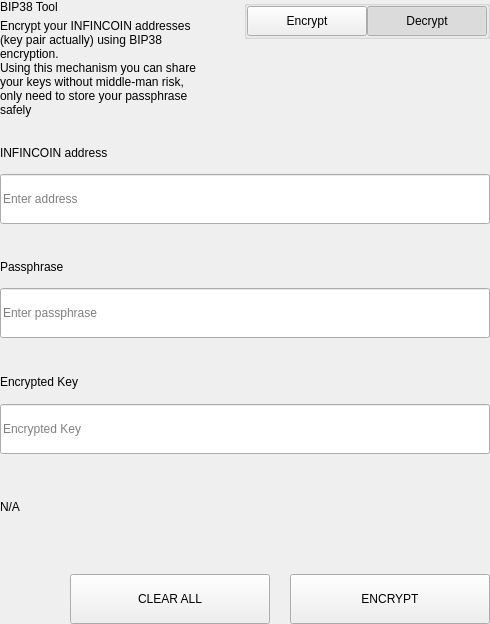
<?xml version="1.0" encoding="UTF-8"?>
<ui version="4.0">
 <class>SettingsBitToolWidget</class>
 <widget class="QWidget" name="SettingsBitToolWidget">
  <property name="geometry">
   <rect>
    <x>0</x>
    <y>0</y>
    <width>490</width>
    <height>624</height>
   </rect>
  </property>
  <property name="windowTitle">
   <string>Form</string>
  </property>
  <layout class="QVBoxLayout" name="verticalLayout">
   <property name="spacing">
    <number>0</number>
   </property>
   <property name="leftMargin">
    <number>0</number>
   </property>
   <property name="topMargin">
    <number>0</number>
   </property>
   <property name="rightMargin">
    <number>0</number>
   </property>
   <property name="bottomMargin">
    <number>0</number>
   </property>
   <item>
    <widget class="QWidget" name="left" native="true">
     <layout class="QVBoxLayout" name="verticalLayout_3">
      <property name="leftMargin">
       <number>0</number>
      </property>
      <property name="topMargin">
       <number>0</number>
      </property>
      <property name="rightMargin">
       <number>0</number>
      </property>
      <property name="bottomMargin">
       <number>0</number>
      </property>
      <item>
       <layout class="QVBoxLayout" name="verticalLayout_2">
        <property name="spacing">
         <number>0</number>
        </property>
        <item>
         <layout class="QHBoxLayout" name="horizontalLayout_3" stretch="3,1">
          <property name="spacing">
           <number>40</number>
          </property>
          <item>
           <layout class="QVBoxLayout" name="verticalLayoutTitle">
            <property name="spacing">
             <number>5</number>
            </property>
            <item>
             <widget class="QLabel" name="labelTitle">
              <property name="text">
               <string>BIP38 Tool</string>
              </property>
             </widget>
            </item>
            <item>
             <widget class="QLabel" name="labelSubtitle1">
              <property name="text">
               <string>Encrypt your INFINCOIN addresses (key pair actually) using BIP38 encryption.
Using this mechanism you can share your keys without middle-man risk, only need to store your passphrase safely</string>
              </property>
              <property name="wordWrap">
               <bool>true</bool>
              </property>
             </widget>
            </item>
           </layout>
          </item>
          <item alignment="Qt::AlignTop">
           <widget class="QGroupBox" name="groupBox">
            <property name="title">
             <string/>
            </property>
            <property name="alignment">
             <set>Qt::AlignLeading|Qt::AlignLeft|Qt::AlignTop</set>
            </property>
            <layout class="QHBoxLayout" name="horizontalLayout_4">
             <property name="spacing">
              <number>0</number>
             </property>
             <property name="leftMargin">
              <number>0</number>
             </property>
             <property name="topMargin">
              <number>0</number>
             </property>
             <property name="rightMargin">
              <number>0</number>
             </property>
             <property name="bottomMargin">
              <number>0</number>
             </property>
             <item>
              <spacer name="horizontalSpacer">
               <property name="orientation">
                <enum>Qt::Horizontal</enum>
               </property>
               <property name="sizeHint" stdset="0">
                <size>
                 <width>40</width>
                 <height>20</height>
                </size>
               </property>
              </spacer>
             </item>
             <item>
              <widget class="QPushButton" name="pushLeft">
               <property name="minimumSize">
                <size>
                 <width>120</width>
                 <height>30</height>
                </size>
               </property>
               <property name="maximumSize">
                <size>
                 <width>120</width>
                 <height>30</height>
                </size>
               </property>
               <property name="focusPolicy">
                <enum>Qt::NoFocus</enum>
               </property>
               <property name="text">
                <string>Encrypt</string>
               </property>
               <property name="checkable">
                <bool>true</bool>
               </property>
               <property name="autoExclusive">
                <bool>true</bool>
               </property>
              </widget>
             </item>
             <item>
              <widget class="QPushButton" name="pushRight">
               <property name="minimumSize">
                <size>
                 <width>120</width>
                 <height>30</height>
                </size>
               </property>
               <property name="maximumSize">
                <size>
                 <width>120</width>
                 <height>30</height>
                </size>
               </property>
               <property name="focusPolicy">
                <enum>Qt::NoFocus</enum>
               </property>
               <property name="text">
                <string>Decrypt</string>
               </property>
               <property name="checkable">
                <bool>true</bool>
               </property>
               <property name="checked">
                <bool>true</bool>
               </property>
               <property name="autoExclusive">
                <bool>true</bool>
               </property>
              </widget>
             </item>
            </layout>
           </widget>
          </item>
         </layout>
        </item>
        <item>
         <widget class="QStackedWidget" name="stackedWidget">
          <property name="currentIndex">
           <number>1</number>
          </property>
          <widget class="QWidget" name="pageDecrypt">
           <layout class="QVBoxLayout" name="verticalLayout_5">
            <property name="spacing">
             <number>0</number>
            </property>
            <property name="leftMargin">
             <number>0</number>
            </property>
            <property name="topMargin">
             <number>0</number>
            </property>
            <property name="rightMargin">
             <number>0</number>
            </property>
            <property name="bottomMargin">
             <number>0</number>
            </property>
            <item>
             <widget class="QWidget" name="widget" native="true">
              <property name="minimumSize">
               <size>
                <width>0</width>
                <height>100</height>
               </size>
              </property>
              <layout class="QVBoxLayout" name="verticalLayout_4">
               <property name="spacing">
                <number>0</number>
               </property>
               <property name="leftMargin">
                <number>0</number>
               </property>
               <property name="topMargin">
                <number>0</number>
               </property>
               <property name="rightMargin">
                <number>0</number>
               </property>
               <property name="bottomMargin">
                <number>0</number>
               </property>
               <item>
                <spacer name="verticalSpacer_2">
                 <property name="orientation">
                  <enum>Qt::Vertical</enum>
                 </property>
                 <property name="sizeType">
                  <enum>QSizePolicy::Fixed</enum>
                 </property>
                 <property name="sizeHint" stdset="0">
                  <size>
                   <width>20</width>
                   <height>20</height>
                  </size>
                 </property>
                </spacer>
               </item>
               <item>
                <layout class="QHBoxLayout" name="horizontalLayout_6" stretch="2">
                 <property name="spacing">
                  <number>0</number>
                 </property>
                 <item>
                  <layout class="QVBoxLayout" name="verticalLayout_7">
                   <property name="spacing">
                    <number>9</number>
                   </property>
                   <item>
                    <widget class="QLabel" name="labelSubtitleKey">
                     <property name="minimumSize">
                      <size>
                       <width>0</width>
                       <height>20</height>
                      </size>
                     </property>
                     <property name="maximumSize">
                      <size>
                       <width>16777215</width>
                       <height>20</height>
                      </size>
                     </property>
                     <property name="text">
                      <string>Encrypted key</string>
                     </property>
                    </widget>
                   </item>
                   <item>
                    <widget class="QLineEdit" name="lineEditKey">
                     <property name="minimumSize">
                      <size>
                       <width>0</width>
                       <height>50</height>
                      </size>
                     </property>
                     <property name="maximumSize">
                      <size>
                       <width>16777215</width>
                       <height>50</height>
                      </size>
                     </property>
                     <property name="placeholderText">
                      <string>Enter a encrypted key</string>
                     </property>
                    </widget>
                   </item>
                  </layout>
                 </item>
                </layout>
               </item>
               <item>
                <spacer name="verticalSpacer_3">
                 <property name="orientation">
                  <enum>Qt::Vertical</enum>
                 </property>
                 <property name="sizeType">
                  <enum>QSizePolicy::Fixed</enum>
                 </property>
                 <property name="sizeHint" stdset="0">
                  <size>
                   <width>20</width>
                   <height>20</height>
                  </size>
                 </property>
                </spacer>
               </item>
               <item>
                <layout class="QVBoxLayout" name="verticalLayout_9">
                 <property name="spacing">
                  <number>9</number>
                 </property>
                 <item>
                  <widget class="QLabel" name="labelSubtitlePassphrase">
                   <property name="maximumSize">
                    <size>
                     <width>16777215</width>
                     <height>20</height>
                    </size>
                   </property>
                   <property name="text">
                    <string>Passphrase</string>
                   </property>
                  </widget>
                 </item>
                 <item>
                  <widget class="QLineEdit" name="lineEditPassphrase">
                   <property name="minimumSize">
                    <size>
                     <width>0</width>
                     <height>50</height>
                    </size>
                   </property>
                   <property name="maximumSize">
                    <size>
                     <width>16777215</width>
                     <height>50</height>
                    </size>
                   </property>
                   <property name="placeholderText">
                    <string>Enter a passphrase</string>
                   </property>
                  </widget>
                 </item>
                </layout>
               </item>
               <item>
                <spacer name="verticalSpacer_4">
                 <property name="orientation">
                  <enum>Qt::Vertical</enum>
                 </property>
                 <property name="sizeType">
                  <enum>QSizePolicy::Fixed</enum>
                 </property>
                 <property name="sizeHint" stdset="0">
                  <size>
                   <width>20</width>
                   <height>20</height>
                  </size>
                 </property>
                </spacer>
               </item>
               <item>
                <widget class="QWidget" name="widget_3" native="true">
                 <property name="sizePolicy">
                  <sizepolicy hsizetype="Preferred" vsizetype="Fixed">
                   <horstretch>0</horstretch>
                   <verstretch>0</verstretch>
                  </sizepolicy>
                 </property>
                 <layout class="QVBoxLayout" name="verticalLayout_10">
                  <property name="spacing">
                   <number>9</number>
                  </property>
                  <property name="leftMargin">
                   <number>0</number>
                  </property>
                  <property name="topMargin">
                   <number>0</number>
                  </property>
                  <property name="rightMargin">
                   <number>0</number>
                  </property>
                  <property name="bottomMargin">
                   <number>0</number>
                  </property>
                  <item>
                   <widget class="QLabel" name="labelSubtitleDecryptResult">
                    <property name="minimumSize">
                     <size>
                      <width>0</width>
                      <height>20</height>
                     </size>
                    </property>
                    <property name="maximumSize">
                     <size>
                      <width>16777215</width>
                      <height>20</height>
                     </size>
                    </property>
                    <property name="text">
                     <string>Decrypted address result</string>
                    </property>
                   </widget>
                  </item>
                  <item>
                   <widget class="QWidget" name="widget_4" native="true">
                    <layout class="QHBoxLayout" name="horizontalLayout" stretch="6,0,1">
                     <property name="spacing">
                      <number>0</number>
                     </property>
                     <property name="leftMargin">
                      <number>0</number>
                     </property>
                     <property name="topMargin">
                      <number>0</number>
                     </property>
                     <property name="rightMargin">
                      <number>0</number>
                     </property>
                     <property name="bottomMargin">
                      <number>0</number>
                     </property>
                     <item alignment="Qt::AlignVCenter">
                      <widget class="QLineEdit" name="lineEditDecryptResult">
                       <property name="minimumSize">
                        <size>
                         <width>0</width>
                         <height>50</height>
                        </size>
                       </property>
                       <property name="maximumSize">
                        <size>
                         <width>16777215</width>
                         <height>50</height>
                        </size>
                       </property>
                       <property name="placeholderText">
                        <string>Decrypted Address</string>
                       </property>
                      </widget>
                     </item>
                     <item>
                      <spacer name="horizontalSpacer_4">
                       <property name="orientation">
                        <enum>Qt::Horizontal</enum>
                       </property>
                       <property name="sizeType">
                        <enum>QSizePolicy::Fixed</enum>
                       </property>
                       <property name="sizeHint" stdset="0">
                        <size>
                         <width>20</width>
                         <height>50</height>
                        </size>
                       </property>
                      </spacer>
                     </item>
                     <item>
                      <widget class="QPushButton" name="pushButtonImport">
                       <property name="minimumSize">
                        <size>
                         <width>140</width>
                         <height>40</height>
                        </size>
                       </property>
                       <property name="text">
                        <string>Import Address</string>
                       </property>
                      </widget>
                     </item>
                    </layout>
                   </widget>
                  </item>
                 </layout>
                </widget>
               </item>
               <item>
                <widget class="QLabel" name="statusLabel_DEC">
                 <property name="maximumSize">
                  <size>
                   <width>16777215</width>
                   <height>40</height>
                  </size>
                 </property>
                 <property name="text">
                  <string/>
                 </property>
                </widget>
               </item>
               <item>
                <spacer name="verticalSpacer">
                 <property name="orientation">
                  <enum>Qt::Vertical</enum>
                 </property>
                 <property name="sizeType">
                  <enum>QSizePolicy::Preferred</enum>
                 </property>
                 <property name="sizeHint" stdset="0">
                  <size>
                   <width>20</width>
                   <height>20</height>
                  </size>
                 </property>
                </spacer>
               </item>
               <item>
                <layout class="QHBoxLayout" name="horizontalLayout_7">
                 <property name="spacing">
                  <number>0</number>
                 </property>
                 <item>
                  <spacer name="horizontalSpacer_5">
                   <property name="orientation">
                    <enum>Qt::Horizontal</enum>
                   </property>
                   <property name="sizeType">
                    <enum>QSizePolicy::Expanding</enum>
                   </property>
                   <property name="sizeHint" stdset="0">
                    <size>
                     <width>40</width>
                     <height>20</height>
                    </size>
                   </property>
                  </spacer>
                 </item>
                 <item>
                  <widget class="QPushButton" name="pushButtonDecryptClear">
                   <property name="minimumSize">
                    <size>
                     <width>200</width>
                     <height>50</height>
                    </size>
                   </property>
                   <property name="maximumSize">
                    <size>
                     <width>200</width>
                     <height>50</height>
                    </size>
                   </property>
                   <property name="text">
                    <string>CLEAR</string>
                   </property>
                  </widget>
                 </item>
                 <item>
                  <spacer name="horizontalSpacer_3">
                   <property name="orientation">
                    <enum>Qt::Horizontal</enum>
                   </property>
                   <property name="sizeType">
                    <enum>QSizePolicy::Fixed</enum>
                   </property>
                   <property name="sizeHint" stdset="0">
                    <size>
                     <width>20</width>
                     <height>20</height>
                    </size>
                   </property>
                  </spacer>
                 </item>
                 <item>
                  <widget class="QPushButton" name="pushButtonDecrypt">
                   <property name="minimumSize">
                    <size>
                     <width>200</width>
                     <height>50</height>
                    </size>
                   </property>
                   <property name="maximumSize">
                    <size>
                     <width>200</width>
                     <height>50</height>
                    </size>
                   </property>
                   <property name="text">
                    <string>DECRYPT KEY</string>
                   </property>
                  </widget>
                 </item>
                </layout>
               </item>
              </layout>
             </widget>
            </item>
           </layout>
          </widget>
          <widget class="QWidget" name="pageEncrypt">
           <layout class="QVBoxLayout" name="verticalLayout_11">
            <property name="spacing">
             <number>0</number>
            </property>
            <property name="leftMargin">
             <number>0</number>
            </property>
            <property name="topMargin">
             <number>0</number>
            </property>
            <property name="rightMargin">
             <number>0</number>
            </property>
            <property name="bottomMargin">
             <number>0</number>
            </property>
            <item>
             <spacer name="verticalSpacer_8">
              <property name="orientation">
               <enum>Qt::Vertical</enum>
              </property>
              <property name="sizeType">
               <enum>QSizePolicy::Fixed</enum>
              </property>
              <property name="sizeHint" stdset="0">
               <size>
                <width>20</width>
                <height>20</height>
               </size>
              </property>
             </spacer>
            </item>
            <item>
             <widget class="QWidget" name="containerAddressEnc" native="true">
              <layout class="QVBoxLayout" name="containerAddressEncLayout">
               <property name="spacing">
                <number>5</number>
               </property>
               <property name="leftMargin">
                <number>0</number>
               </property>
               <property name="topMargin">
                <number>0</number>
               </property>
               <property name="rightMargin">
                <number>0</number>
               </property>
               <property name="bottomMargin">
                <number>0</number>
               </property>
               <item>
                <widget class="QLabel" name="labelSubtitleAddress">
                 <property name="minimumSize">
                  <size>
                   <width>0</width>
                   <height>20</height>
                  </size>
                 </property>
                 <property name="maximumSize">
                  <size>
                   <width>16777215</width>
                   <height>20</height>
                  </size>
                 </property>
                 <property name="text">
                  <string>INFINCOIN address</string>
                 </property>
                </widget>
               </item>
               <item>
                <widget class="QLineEdit" name="addressIn_ENC">
                 <property name="minimumSize">
                  <size>
                   <width>0</width>
                   <height>50</height>
                  </size>
                 </property>
                 <property name="placeholderText">
                  <string>Enter address</string>
                 </property>
                </widget>
               </item>
              </layout>
             </widget>
            </item>
            <item>
             <spacer name="verticalSpacer_6">
              <property name="orientation">
               <enum>Qt::Vertical</enum>
              </property>
              <property name="sizeType">
               <enum>QSizePolicy::Fixed</enum>
              </property>
              <property name="sizeHint" stdset="0">
               <size>
                <width>20</width>
                <height>20</height>
               </size>
              </property>
             </spacer>
            </item>
            <item>
             <widget class="QWidget" name="containerAddress" native="true">
              <layout class="QHBoxLayout" name="horizontalLayout_9" stretch="2">
               <property name="spacing">
                <number>0</number>
               </property>
               <property name="leftMargin">
                <number>0</number>
               </property>
               <property name="topMargin">
                <number>0</number>
               </property>
               <property name="rightMargin">
                <number>0</number>
               </property>
               <property name="bottomMargin">
                <number>0</number>
               </property>
               <item>
                <layout class="QVBoxLayout" name="verticalLayout_8">
                 <property name="spacing">
                  <number>5</number>
                 </property>
                 <item>
                  <widget class="QLabel" name="labelSubtitleMessage">
                   <property name="minimumSize">
                    <size>
                     <width>0</width>
                     <height>20</height>
                    </size>
                   </property>
                   <property name="maximumSize">
                    <size>
                     <width>16777215</width>
                     <height>20</height>
                    </size>
                   </property>
                   <property name="text">
                    <string>Passphrase</string>
                   </property>
                  </widget>
                 </item>
                 <item>
                  <widget class="QLineEdit" name="passphraseIn_ENC">
                   <property name="minimumSize">
                    <size>
                     <width>0</width>
                     <height>50</height>
                    </size>
                   </property>
                   <property name="maximumSize">
                    <size>
                     <width>16777215</width>
                     <height>50</height>
                    </size>
                   </property>
                   <property name="placeholderText">
                    <string>Enter passphrase</string>
                   </property>
                  </widget>
                 </item>
                </layout>
               </item>
              </layout>
             </widget>
            </item>
            <item>
             <spacer name="verticalSpacer_7">
              <property name="orientation">
               <enum>Qt::Vertical</enum>
              </property>
              <property name="sizeType">
               <enum>QSizePolicy::Fixed</enum>
              </property>
              <property name="sizeHint" stdset="0">
               <size>
                <width>20</width>
                <height>20</height>
               </size>
              </property>
             </spacer>
            </item>
            <item>
             <widget class="QWidget" name="widget_2" native="true">
              <property name="minimumSize">
               <size>
                <width>0</width>
                <height>75</height>
               </size>
              </property>
              <property name="maximumSize">
               <size>
                <width>16777215</width>
                <height>16777215</height>
               </size>
              </property>
              <layout class="QVBoxLayout" name="verticalLayout_6">
               <property name="leftMargin">
                <number>0</number>
               </property>
               <property name="topMargin">
                <number>0</number>
               </property>
               <property name="rightMargin">
                <number>0</number>
               </property>
               <property name="bottomMargin">
                <number>0</number>
               </property>
               <item>
                <widget class="QLabel" name="labelSubtitleEncryptedKey">
                 <property name="minimumSize">
                  <size>
                   <width>0</width>
                   <height>20</height>
                  </size>
                 </property>
                 <property name="maximumSize">
                  <size>
                   <width>16777215</width>
                   <height>20</height>
                  </size>
                 </property>
                 <property name="text">
                  <string>Encrypted Key</string>
                 </property>
                </widget>
               </item>
               <item>
                <widget class="QLineEdit" name="encryptedKeyOut_ENC">
                 <property name="minimumSize">
                  <size>
                   <width>0</width>
                   <height>50</height>
                  </size>
                 </property>
                 <property name="placeholderText">
                  <string>Encrypted Key</string>
                 </property>
                </widget>
               </item>
              </layout>
             </widget>
            </item>
            <item>
             <widget class="QLabel" name="statusLabel_ENC">
              <property name="text">
               <string notr="true">N/A</string>
              </property>
             </widget>
            </item>
            <item>
             <spacer name="verticalSpacer_5">
              <property name="orientation">
               <enum>Qt::Vertical</enum>
              </property>
              <property name="sizeType">
               <enum>QSizePolicy::Fixed</enum>
              </property>
              <property name="sizeHint" stdset="0">
               <size>
                <width>20</width>
                <height>20</height>
               </size>
              </property>
             </spacer>
            </item>
            <item>
             <layout class="QHBoxLayout" name="horizontalLayout_8">
              <property name="spacing">
               <number>0</number>
              </property>
              <item>
               <spacer name="horizontalSpacer_6">
                <property name="orientation">
                 <enum>Qt::Horizontal</enum>
                </property>
                <property name="sizeType">
                 <enum>QSizePolicy::Expanding</enum>
                </property>
                <property name="sizeHint" stdset="0">
                 <size>
                  <width>40</width>
                  <height>20</height>
                 </size>
                </property>
               </spacer>
              </item>
              <item>
               <widget class="QPushButton" name="pushButtonClear">
                <property name="minimumSize">
                 <size>
                  <width>200</width>
                  <height>50</height>
                 </size>
                </property>
                <property name="focusPolicy">
                 <enum>Qt::NoFocus</enum>
                </property>
                <property name="text">
                 <string>CLEAR ALL</string>
                </property>
               </widget>
              </item>
              <item>
               <spacer name="horizontalSpacer_2">
                <property name="orientation">
                 <enum>Qt::Horizontal</enum>
                </property>
                <property name="sizeType">
                 <enum>QSizePolicy::Fixed</enum>
                </property>
                <property name="sizeHint" stdset="0">
                 <size>
                  <width>20</width>
                  <height>20</height>
                 </size>
                </property>
               </spacer>
              </item>
              <item>
               <widget class="QPushButton" name="pushButtonEncrypt">
                <property name="minimumSize">
                 <size>
                  <width>200</width>
                  <height>50</height>
                 </size>
                </property>
                <property name="maximumSize">
                 <size>
                  <width>200</width>
                  <height>50</height>
                 </size>
                </property>
                <property name="focusPolicy">
                 <enum>Qt::NoFocus</enum>
                </property>
                <property name="text">
                 <string>ENCRYPT</string>
                </property>
               </widget>
              </item>
             </layout>
            </item>
           </layout>
          </widget>
         </widget>
        </item>
       </layout>
      </item>
     </layout>
    </widget>
   </item>
  </layout>
 </widget>
 <resources/>
 <connections/>
</ui>
